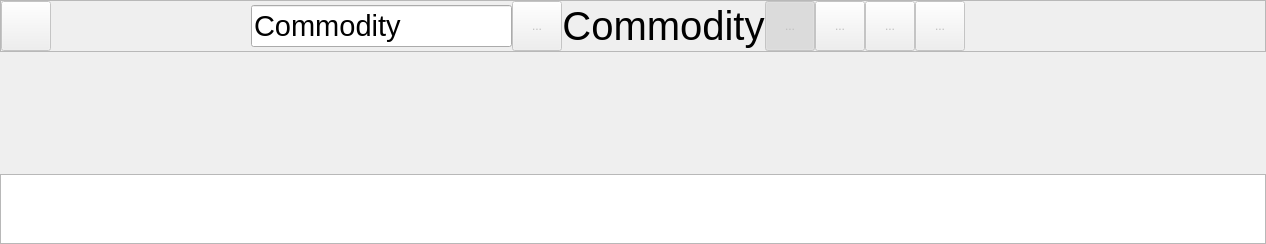
      <widget class="QWidget" name="graph">
       <layout class="QVBoxLayout" name="verticalLayout_5" stretch="0,1">
        <property name="spacing">
         <number>0</number>
        </property>
        <property name="leftMargin">
         <number>0</number>
        </property>
        <property name="topMargin">
         <number>0</number>
        </property>
        <property name="rightMargin">
         <number>0</number>
        </property>
        <property name="bottomMargin">
         <number>0</number>
        </property>
        <item>
         <widget class="QFrame" name="toolbar_graph">
          <property name="sizePolicy">
           <sizepolicy hsizetype="Preferred" vsizetype="Fixed">
            <horstretch>0</horstretch>
            <verstretch>0</verstretch>
           </sizepolicy>
          </property>
          <property name="minimumSize">
           <size>
            <width>0</width>
            <height>0</height>
           </size>
          </property>
          <property name="maximumSize">
           <size>
            <width>16777215</width>
            <height>16777215</height>
           </size>
          </property>
          <property name="sizeIncrement">
           <size>
            <width>0</width>
            <height>0</height>
           </size>
          </property>
          <property name="frameShape">
           <enum>QFrame::StyledPanel</enum>
          </property>
          <property name="frameShadow">
           <enum>QFrame::Plain</enum>
          </property>
          <property name="lineWidth">
           <number>0</number>
          </property>
          <layout class="QHBoxLayout" name="horizontalLayout_6" stretch="0,0,0,0,0,0,0,0,1,0,1,0">
           <property name="spacing">
            <number>0</number>
           </property>
           <property name="leftMargin">
            <number>0</number>
           </property>
           <property name="topMargin">
            <number>0</number>
           </property>
           <property name="rightMargin">
            <number>0</number>
           </property>
           <property name="bottomMargin">
            <number>0</number>
           </property>
           <item>
            <widget class="ToolButton" name="tool_back_graph">
             <property name="enabled">
              <bool>false</bool>
             </property>
             <property name="minimumSize">
              <size>
               <width>50</width>
               <height>50</height>
              </size>
             </property>
             <property name="sizeIncrement">
              <size>
               <width>0</width>
               <height>0</height>
              </size>
             </property>
             <property name="baseSize">
              <size>
               <width>50</width>
               <height>50</height>
              </size>
             </property>
             <property name="text">
              <string/>
             </property>
             <property name="icon">
              <iconset resource="osdria_app.qrc">
               <normaloff>:/icons/img/back_select@2x.png</normaloff>
               <disabledoff>:/icons/img/back_normal@2x.png</disabledoff>:/icons/img/back_select@2x.png</iconset>
             </property>
             <property name="iconSize">
              <size>
               <width>30</width>
               <height>30</height>
              </size>
             </property>
             <property name="toolButtonStyle">
              <enum>Qt::ToolButtonIconOnly</enum>
             </property>
            </widget>
           </item>
           <item>
            <spacer name="leftSpacerDraft150_2">
             <property name="orientation">
              <enum>Qt::Horizontal</enum>
             </property>
             <property name="sizeType">
              <enum>QSizePolicy::Fixed</enum>
             </property>
             <property name="sizeHint" stdset="0">
              <size>
               <width>200</width>
               <height>50</height>
              </size>
             </property>
            </spacer>
           </item>
           <item>
            <widget class="PropertyEdit" name="commodity_select">
             <property name="sizePolicy">
              <sizepolicy hsizetype="Fixed" vsizetype="Fixed">
               <horstretch>0</horstretch>
               <verstretch>0</verstretch>
              </sizepolicy>
             </property>
             <property name="baseSize">
              <size>
               <width>200</width>
               <height>30</height>
              </size>
             </property>
             <property name="font">
              <font>
               <family>Arial</family>
               <pointsize>22</pointsize>
              </font>
             </property>
             <property name="text">
              <string>Commodity</string>
             </property>
             <property name="readOnly">
              <bool>true</bool>
             </property>
            </widget>
           </item>
           <item>
            <widget class="ToolButton" name="tool_export_graph">
             <property name="enabled">
              <bool>false</bool>
             </property>
             <property name="minimumSize">
              <size>
               <width>50</width>
               <height>50</height>
              </size>
             </property>
             <property name="baseSize">
              <size>
               <width>50</width>
               <height>50</height>
              </size>
             </property>
             <property name="text">
              <string>...</string>
             </property>
             <property name="icon">
              <iconset resource="osdria_app.qrc">
               <normaloff>:/icons/img/export_select@2x.png</normaloff>
               <disabledoff>:/icons/img/export_normal@2x.png</disabledoff>:/icons/img/export_select@2x.png</iconset>
             </property>
             <property name="iconSize">
              <size>
               <width>30</width>
               <height>30</height>
              </size>
             </property>
            </widget>
           </item>
           <item>
            <spacer name="leftSpacerDraft_2">
             <property name="orientation">
              <enum>Qt::Horizontal</enum>
             </property>
             <property name="sizeHint" stdset="0">
              <size>
               <width>0</width>
               <height>50</height>
              </size>
             </property>
            </spacer>
           </item>
           <item>
            <widget class="QLabel" name="title_graph">
             <property name="minimumSize">
              <size>
               <width>0</width>
               <height>0</height>
              </size>
             </property>
             <property name="maximumSize">
              <size>
               <width>16777215</width>
               <height>50</height>
              </size>
             </property>
             <property name="font">
              <font>
               <family>Arial</family>
               <pointsize>30</pointsize>
              </font>
             </property>
             <property name="lineWidth">
              <number>0</number>
             </property>
             <property name="text">
              <string>Commodity</string>
             </property>
             <property name="alignment">
              <set>Qt::AlignCenter</set>
             </property>
             <property name="textInteractionFlags">
              <set>Qt::NoTextInteraction</set>
             </property>
            </widget>
           </item>
           <item>
            <spacer name="rightSpacerGraph">
             <property name="orientation">
              <enum>Qt::Horizontal</enum>
             </property>
             <property name="sizeHint" stdset="0">
              <size>
               <width>0</width>
               <height>50</height>
              </size>
             </property>
            </spacer>
           </item>
           <item>
            <widget class="ToolButton" name="tool_cursor_graph">
             <property name="enabled">
              <bool>false</bool>
             </property>
             <property name="minimumSize">
              <size>
               <width>50</width>
               <height>50</height>
              </size>
             </property>
             <property name="text">
              <string>...</string>
             </property>
             <property name="icon">
              <iconset resource="osdria_app.qrc">
               <normaloff>:/icons/img/cursor_select@2x.png</normaloff>
               <disabledoff>:/icons/img/cursor_normal@2x.png</disabledoff>
               <disabledon>:/icons/img/cursor_select_orange@2x.png</disabledon>:/icons/img/cursor_select@2x.png</iconset>
             </property>
             <property name="iconSize">
              <size>
               <width>30</width>
               <height>30</height>
              </size>
             </property>
             <property name="checkable">
              <bool>true</bool>
             </property>
             <property name="checked">
              <bool>true</bool>
             </property>
            </widget>
           </item>
           <item>
            <widget class="ToolButton" name="tool_zoom_in">
             <property name="enabled">
              <bool>false</bool>
             </property>
             <property name="minimumSize">
              <size>
               <width>50</width>
               <height>50</height>
              </size>
             </property>
             <property name="text">
              <string>...</string>
             </property>
             <property name="icon">
              <iconset resource="osdria_app.qrc">
               <normaloff>:/icons/img/zoom-in_select@2x.png</normaloff>
               <disabledoff>:/icons/img/zoom-in_normal@2x.png</disabledoff>
               <disabledon>:/icons/img/zoom-in_select_orange@2x.png</disabledon>:/icons/img/zoom-in_select@2x.png</iconset>
             </property>
             <property name="iconSize">
              <size>
               <width>30</width>
               <height>30</height>
              </size>
             </property>
             <property name="checkable">
              <bool>true</bool>
             </property>
            </widget>
           </item>
           <item>
            <widget class="ToolButton" name="tool_zoom_out">
             <property name="enabled">
              <bool>false</bool>
             </property>
             <property name="minimumSize">
              <size>
               <width>50</width>
               <height>50</height>
              </size>
             </property>
             <property name="maximumSize">
              <size>
               <width>50</width>
               <height>50</height>
              </size>
             </property>
             <property name="text">
              <string>...</string>
             </property>
             <property name="icon">
              <iconset resource="osdria_app.qrc">
               <normaloff>:/icons/img/zoom-out_select@2x.png</normaloff>
               <disabledoff>:/icons/img/zoom-out_normal@2x.png</disabledoff>
               <disabledon>:/icons/img/zoom-out_select_orange@2x.png</disabledon>:/icons/img/zoom-out_select@2x.png</iconset>
             </property>
             <property name="iconSize">
              <size>
               <width>30</width>
               <height>30</height>
              </size>
             </property>
             <property name="checkable">
              <bool>true</bool>
             </property>
            </widget>
           </item>
           <item>
            <widget class="ToolButton" name="tool_zoom_range">
             <property name="enabled">
              <bool>false</bool>
             </property>
             <property name="minimumSize">
              <size>
               <width>50</width>
               <height>50</height>
              </size>
             </property>
             <property name="text">
              <string>...</string>
             </property>
             <property name="icon">
              <iconset resource="osdria_app.qrc">
               <normaloff>:/icons/img/zoom-range_select@2x.png</normaloff>
               <disabledoff>:/icons/img/zoom-range_normal@2x.png</disabledoff>
               <disabledon>:/icons/img/zoom-range_select_orange@2x.png</disabledon>:/icons/img/zoom-range_select@2x.png</iconset>
             </property>
             <property name="iconSize">
              <size>
               <width>30</width>
               <height>30</height>
              </size>
             </property>
             <property name="checkable">
              <bool>true</bool>
             </property>
            </widget>
           </item>
           <item>
            <spacer name="rightSpace300_2">
             <property name="orientation">
              <enum>Qt::Horizontal</enum>
             </property>
             <property name="sizeType">
              <enum>QSizePolicy::Fixed</enum>
             </property>
             <property name="sizeHint" stdset="0">
              <size>
               <width>300</width>
               <height>50</height>
              </size>
             </property>
            </spacer>
           </item>
          </layout>
         </widget>
        </item>
        <item>
         <layout class="QVBoxLayout" name="main_graph" stretch="2,1">
          <property name="spacing">
           <number>0</number>
          </property>
          <item>
           <widget class="FlowGraph" name="commodity_flow_view" native="true"/>
          </item>
          <item>
           <widget class="QGraphicsView" name="commodity_storage_view"/>
          </item>
         </layout>
        </item>
       </layout>
      </widget>
